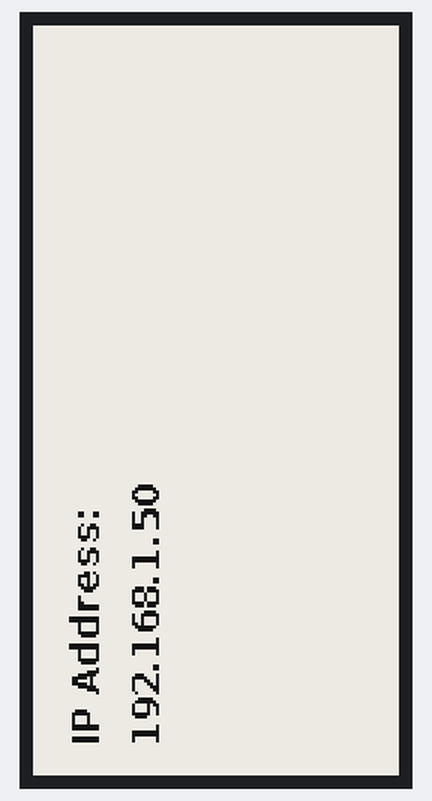
Bench run of a program on a simulated Raspberry Pi (BCM pin numbers). Shown: 122×250 one-colour display. An e-paper refresh takes a nominal 2 s (15 s in colour, 0.3 s partial). At 6.7 s the program stops and its outputs stay as they are.

Above: at 4.7 s.

The program:

show_IP.py
```python
import socket
from waveshare_epd import epd2in13_V2
from PIL import Image, ImageDraw, ImageFont

# Initialize e-Paper display
epd = epd2in13_V2.EPD()

# Define font size
FONT_SIZE = 12

# Define font
font = ImageFont.truetype('/usr/share/fonts/truetype/dejavu/DejaVuSans-Bold.ttf', FONT_SIZE)

def get_ip_address():
    # Get IP address of the current network interface
    try:
        # Create a socket connection to a remote host (Google DNS)
        s = socket.socket(socket.AF_INET, socket.SOCK_DGRAM)
        s.connect(("8.8.8.8", 80))
        ip_address = s.getsockname()[0]
        s.close()
        return ip_address
    except Exception as e:
        print(f"Error retrieving IP address: {e}")
        return None

def display_ip_address(ip_address):
    # Create new image with white background (landscape orientation)
    image = Image.new('1', (epd.height, epd.width), 255)
    draw = ImageDraw.Draw(image)

    # Clear display
    epd.init(epd.FULL_UPDATE)
    epd.displayPartBaseImage(epd.getbuffer(image))

    # Draw IP address on the display with specified font size
    draw.text((10, 10), "IP Address:", font=font, fill=0)
    draw.text((10, 30), ip_address, font=font, fill=0)

    # Rotate the image 90 degrees clockwise
    image = image.rotate(90, expand=True)

    # Display rotated image on the e-Paper display
    epd.init(epd.FULL_UPDATE)
    epd.display(epd.getbuffer(image))

    # Sleep to conserve power
    epd.sleep()

def main():
    # Get IP address
    ip_address = get_ip_address()
    if ip_address:
        # Display IP address on the e-Paper display
        display_ip_address(ip_address)

if __name__ == '__main__':
    main()
```
